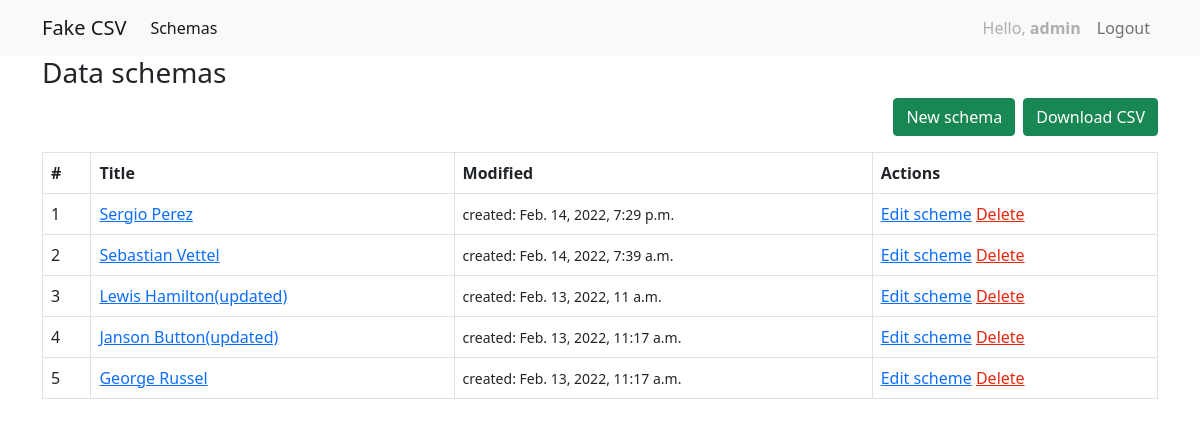
The app's page / (signed in) with its own data.
### fake/models.py (models this page shows, shortened)
class Test(models.Model):
    user = models.ForeignKey(User, on_delete=models.CASCADE, null=True, blank=True)
    name = models.CharField(max_length=50, null=True, blank=True)
    job = models.CharField(max_length=50, null=True, blank=True)
    email = models.EmailField(null=True, blank=True)
    age = models.IntegerField(
        default=1,
        validators=[MaxValueValidator(70), MinValueValidator(16)]
     )
    company = models.CharField(
            max_length=100,
            validators=[MinLengthValidator(2, "Title must be greater than 2 characters")],
    )
    created_at = models.DateTimeField(auto_now_add=True)
    updated_at = models.DateTimeField(auto_now=True)
    class Meta:
        ordering = ['-name']

### fake/views.py (the view)
# urls.py: path('', HomeView.as_view(), name='home'),
class HomeView(LoginRequiredMixin, ListView):
    model = Test
    template_name = 'fake/fake_list.html'
    def get_context_data(self, **kwargs):
        context = super().get_context_data(**kwargs)
        context['object_list'] = context['object_list'].filter(user=self.request.user)
        return context

### fake/templates/fake/fake_list.html (shortened to what this page needs)
{% extends 'fake/base.html' %}
{% block  content %}
<h3 class="d-flex justify-content-start">Data schemas</h3>
<div class="d-grid gap-2 d-md-flex justify-content-md-end">
<a href="{% url 'create' %}"class="btn btn-success">New schema</a>
<a href="{% url 'export_csv' %}"class="btn btn-success">Download CSV</a>
</div>
<div>
    {% if request.user.is_authenticated %}
<table class="table table-hover table-bordered">
    <tr><p>
        <th>#</th>
        <th>Title</th>
        <th>Modified</th>
        <th>Actions</th>
    </tr></p>
    <tr><p>
            {% for test_user in object_list%}
            <td>{{forloop.counter}} </td>
            <td><a href="#">{{test_user.name}}</a></td>
            <td><small>created: {{test_user.created_at }}</small></td>
                <td>
                    <a href="{% url 'update' test_user.id %}">Edit scheme</a>
                    <a href="{% url 'delete' test_user.id %}" class='a-delete'>Delete</a>
                </td>
        </p>
    </tr>
    {%endfor%}
</table></div>
 {% else %}
        <p>Sorry, no items in list. <a href='{% url "create" %}'>Create one?</a><p>
{% endif %}
{% endblock %}

### fake/templates/fake/base.html (shortened to what this page needs)
<!doctype html>
<html lang="en">
  <head>
    <link href="https://cdn.jsdelivr.net/npm/bootstrap@5.1.3/dist/css/bootstrap.min.css" rel="stylesheet">
  </head>
  <body>
    <nav class="navbar navbar-expand-lg navbar-light bg-light">
        <div class="container">
          <a class="navbar-brand" href="#">Fake CSV</a>
          <div class="collapse navbar-collapse" id="navbarSupportedContent">
            <ul class="navbar-nav me-auto mb-2 mb-lg-0">
              <li class="nav-item">
                <a class="nav-link active" aria-current="page" href="{% url 'home' %}">Schemas</a>
              </li>
            </ul>
            <ul class="navbar-nav ml-auto">
                {% if request.user.is_authenticated %}
                    <li class="nav-item">
                        <a class="nav-link disabled">Hello, <b>{{request.user.username }}</b></a>
                    </li>
                <li class="nav-item">
                    <a class="nav-link" href="{% url 'logout' %}">Logout</a>
                </li>
                {% else %}
                    <li class="nav-item">
                        <a class="nav-link" href="{% url 'login' %}">Login</a>
                      </li>
                    {% endif %}
            </ul>
          </div>
        </div>
      </nav>
    <div class='container'>
        {% block  content %}
        {% endblock %}
    </div>
  </body>
</html>

### fake/templates/fake/base.html (style rules this page uses)
.a-delete { color: #e8270e }

### records on screen
Test: name "Sergio Perez", created_at "Feb. 14, 2022, 7:29 p.m."
Test: name "Sebastian Vettel", created_at "Feb. 14, 2022, 7:39 a.m."
Test: name "Lewis Hamilton(updated)", created_at "Feb. 13, 2022, 11 a.m."
Test: name "Janson Button(updated)", created_at "Feb. 13, 2022, 11:17 a.m."
Test: name "George Russel", created_at "Feb. 13, 2022, 11:17 a.m."

### other values on screen
{{ request.user.username }} "admin"
